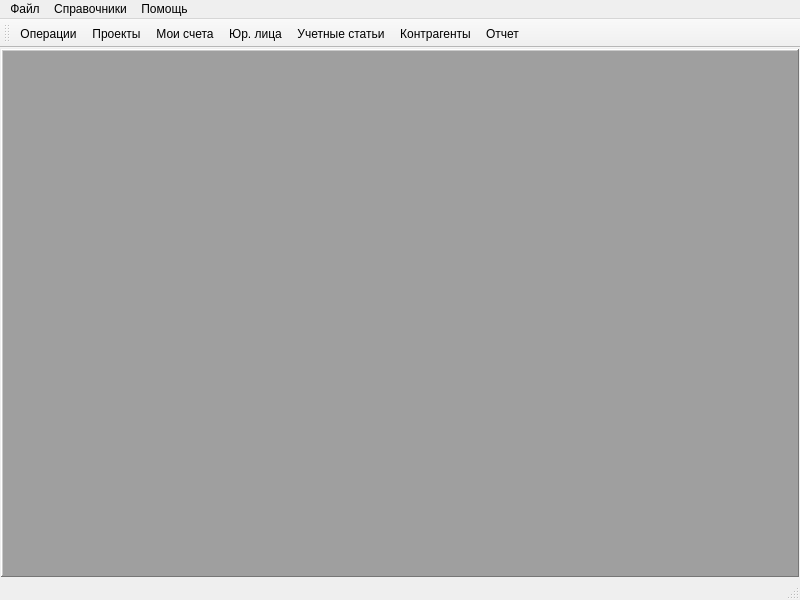
<?xml version="1.0" encoding="UTF-8"?>
<ui version="4.0">
 <class>ZMainWindow</class>
 <widget class="QMainWindow" name="ZMainWindow">
  <property name="geometry">
   <rect>
    <x>0</x>
    <y>0</y>
    <width>800</width>
    <height>600</height>
   </rect>
  </property>
  <property name="windowTitle">
   <string>План-факт</string>
  </property>
  <property name="windowIcon">
   <iconset resource="../plan_fakt.qrc">
    <normaloff>:/images/table.png</normaloff>:/images/table.png</iconset>
  </property>
  <widget class="QWidget" name="centralwidget">
   <layout class="QGridLayout" name="gridLayout">
    <property name="margin">
     <number>1</number>
    </property>
    <property name="spacing">
     <number>1</number>
    </property>
    <item row="0" column="0">
     <widget class="QMdiArea" name="mdiArea">
      <property name="frameShape">
       <enum>QFrame::WinPanel</enum>
      </property>
      <property name="frameShadow">
       <enum>QFrame::Raised</enum>
      </property>
      <property name="midLineWidth">
       <number>0</number>
      </property>
      <property name="verticalScrollBarPolicy">
       <enum>Qt::ScrollBarAsNeeded</enum>
      </property>
      <property name="horizontalScrollBarPolicy">
       <enum>Qt::ScrollBarAsNeeded</enum>
      </property>
      <property name="activationOrder">
       <enum>QMdiArea::CreationOrder</enum>
      </property>
      <property name="viewMode">
       <enum>QMdiArea::TabbedView</enum>
      </property>
      <property name="documentMode">
       <bool>false</bool>
      </property>
     </widget>
    </item>
   </layout>
  </widget>
  <widget class="QMenuBar" name="menubar">
   <property name="geometry">
    <rect>
     <x>0</x>
     <y>0</y>
     <width>800</width>
     <height>21</height>
    </rect>
   </property>
   <widget class="QMenu" name="menu">
    <property name="title">
     <string>Файл</string>
    </property>
    <addaction name="actOpenFile"/>
    <addaction name="actProtokol"/>
    <addaction name="actClose"/>
   </widget>
   <widget class="QMenu" name="menu_2">
    <property name="title">
     <string>Справочники</string>
    </property>
    <addaction name="actOperations"/>
    <addaction name="actAccounts"/>
    <addaction name="actPersons"/>
    <addaction name="actSections"/>
    <addaction name="actPartners"/>
    <addaction name="actProjects"/>
   </widget>
   <widget class="QMenu" name="menu_3">
    <property name="title">
     <string>Помощь</string>
    </property>
    <addaction name="actAbout"/>
    <addaction name="actAboutQt"/>
   </widget>
   <addaction name="menu"/>
   <addaction name="menu_2"/>
   <addaction name="menu_3"/>
  </widget>
  <widget class="QStatusBar" name="statusbar"/>
  <widget class="QToolBar" name="toolBar">
   <property name="windowTitle">
    <string>Инструменты</string>
   </property>
   <property name="movable">
    <bool>true</bool>
   </property>
   <property name="floatable">
    <bool>true</bool>
   </property>
   <attribute name="toolBarArea">
    <enum>TopToolBarArea</enum>
   </attribute>
   <attribute name="toolBarBreak">
    <bool>false</bool>
   </attribute>
   <addaction name="actOperations"/>
   <addaction name="actProjects"/>
   <addaction name="actAccounts"/>
   <addaction name="actPersons"/>
   <addaction name="actSections"/>
   <addaction name="actPartners"/>
   <addaction name="actProtokol"/>
  </widget>
  <action name="actOpenFile">
   <property name="text">
    <string>Импорт</string>
   </property>
   <property name="toolTip">
    <string>Импорт из файла</string>
   </property>
  </action>
  <action name="actClose">
   <property name="text">
    <string>Выход</string>
   </property>
   <property name="toolTip">
    <string>Выход из программы</string>
   </property>
  </action>
  <action name="actAbout">
   <property name="text">
    <string>О программе</string>
   </property>
  </action>
  <action name="actAboutQt">
   <property name="text">
    <string>QT</string>
   </property>
  </action>
  <action name="actAccounts">
   <property name="text">
    <string>Мои счета</string>
   </property>
  </action>
  <action name="actPersons">
   <property name="text">
    <string>Юр. лица</string>
   </property>
  </action>
  <action name="actSections">
   <property name="text">
    <string>Учетные статьи</string>
   </property>
  </action>
  <action name="actPartners">
   <property name="text">
    <string>Контрагенты</string>
   </property>
  </action>
  <action name="actProjects">
   <property name="text">
    <string>Проекты</string>
   </property>
  </action>
  <action name="actProtokol">
   <property name="enabled">
    <bool>true</bool>
   </property>
   <property name="text">
    <string>Отчет</string>
   </property>
  </action>
  <action name="actOperations">
   <property name="text">
    <string>Операции</string>
   </property>
  </action>
 </widget>
 <resources>
  <include location="../plan_fakt.qrc"/>
 </resources>
 <connections>
  <connection>
   <sender>actClose</sender>
   <signal>triggered()</signal>
   <receiver>ZMainWindow</receiver>
   <slot>close()</slot>
   <hints>
    <hint type="sourcelabel">
     <x>-1</x>
     <y>-1</y>
    </hint>
    <hint type="destinationlabel">
     <x>399</x>
     <y>299</y>
    </hint>
   </hints>
  </connection>
 </connections>
</ui>
